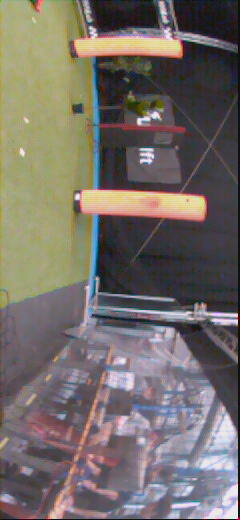
#> input picture Gate_detection/images/101094995.jpg, 240 x 520 px; its folder holds only this picture in this run
$ python gate_detection.py
#> lines starting #> are read from the running program, lines starting #| are printed output that depends on the picture; after the words box and inside, x2 and y2 are one past the last pixel; in counts of white or black regions, pixels touching at a corner belong together
#> in process_image, image is the input picture: shape (520, 240, 3); mean B, G, R 104.2, 109.1, 116.3
#!/usr/bin/env python3

"""Simple blue gate detector.

The script rotates each input image by 90 degrees and then detects blue areas,
which can correspond to the left and right posts of a gate.
"""

from __future__ import annotations

import argparse
from pathlib import Path

import cv2
import numpy as np


# HSV range for blue. These values are intentionally broad so they work as a
# simple first detector and can be tuned later with real images.
LOWER_BLUE = np.array([90, 80, 40], dtype=np.uint8)
UPPER_BLUE = np.array([140, 255, 255], dtype=np.uint8)
IMAGE_EXTENSIONS = {".jpg", ".jpeg", ".png", ".bmp", ".tif", ".tiff"}


def rotate_image_90(image: np.ndarray) -> np.ndarray:
	"""Rotate the image 90 degrees counterclockwise."""
	return cv2.rotate(image, cv2.ROTATE_90_COUNTERCLOCKWISE)
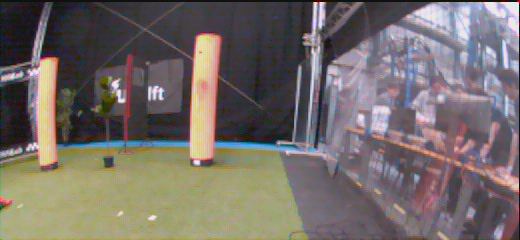
#> returned value: shape (240, 520, 3); mean of channels 0, 1, 2 104.2, 109.1, 116.3; drawn as B, G, R


def detect_blue_mask(image: np.ndarray) -> np.ndarray:
	"""Return a binary mask for blue pixels in the image."""
	hsv = cv2.cvtColor(image, cv2.COLOR_BGR2HSV)
#> hsv: shape (240, 520, 3); mean H, S, V 92.4, 59.7, 123.6
	mask = cv2.inRange(hsv, LOWER_BLUE, UPPER_BLUE)
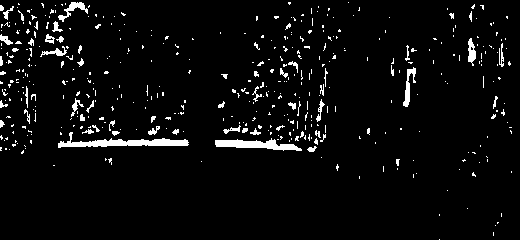
#> mask: shape (240, 520); 4.4% white; 443 white regions (388 under 20 px), largest, box (x1, y1, x2, y2) and area: (58, 132, 189, 148) 799, (215, 138, 302, 151) 581, (403, 67, 416, 107) 201

	kernel = np.ones((5, 5), np.uint8)
	mask = cv2.morphologyEx(mask, cv2.MORPH_OPEN, kernel)
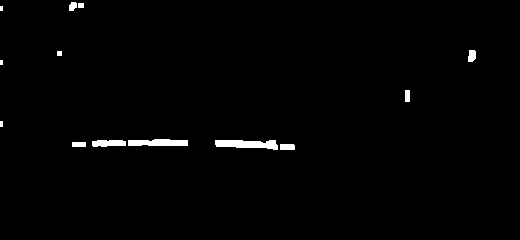
#> mask: shape (240, 520); 1.2% white; 13 white regions (3 under 20 px), largest, box (x1, y1, x2, y2) and area: (215, 140, 278, 150) 454, (128, 139, 188, 146) 367, (92, 140, 126, 147) 205
	mask = cv2.morphologyEx(mask, cv2.MORPH_CLOSE, kernel)
#> mask: shape (240, 520); 1.2% white; 10 white regions (3 under 20 px)
	return mask


def draw_blue_regions(image: np.ndarray, mask: np.ndarray) -> np.ndarray:
	"""Draw contours and bounding boxes around detected blue regions."""
	output = image.copy()
	contours, _ = cv2.findContours(mask, cv2.RETR_EXTERNAL, cv2.CHAIN_APPROX_SIMPLE)
#> contours = 10 contours, 4 with area under 20; largest, box (x1, y1, x2, y2) and area: (92, 139, 188, 147) 490, (215, 140, 295, 150) 473, (69, 0, 84, 11) 80, (468, 50, 476, 62) 66, (72, 142, 86, 147) 52, (405, 90, 410, 102) 44
	valid_boxes: list[tuple[int, int, int, int]] = []

	for contour in contours:
		area = cv2.contourArea(contour)
		if area < 200:
			continue

		x, y, w, h = cv2.boundingRect(contour)
		if w >= h:
			continue
		valid_boxes.append((x, y, w, h))
#> this loop made 10 passes
#> (contour, area) on passes 1, 5: ([[72, 142], [72, 146], [85, 146], [85, 142]], 52), ([[405, 90], [405, 101], [409, 101], [409, 90]], 44)
#> (area, x, y, w, h) on passes 2 to 3: (473, 215, 140, 80, 10), (489.5, 92, 139, 96, 8)
#> after the loop, valid_boxes = []

	if len(valid_boxes) == 2:
		left_box, right_box = sorted(valid_boxes, key=lambda box: box[0])
		left_inner_edge = left_box[0] + left_box[2]
		right_inner_edge = right_box[0]

		if right_inner_edge > left_inner_edge:
			left_top = (left_inner_edge, left_box[1])
			left_bottom = (left_inner_edge, left_box[1] + left_box[3])
			right_top = (right_inner_edge, right_box[1])
			right_bottom = (right_inner_edge, right_box[1] + right_box[3])

			trapezoid = np.array(
				[left_top, right_top, right_bottom, left_bottom],
				dtype=np.int32,
			)
			cv2.polylines(output, [trapezoid], isClosed=True, color=(0, 255, 0), thickness=2)
			return output

	for x, y, w, h in valid_boxes:
		cv2.rectangle(output, (x, y), (x + w, y + h), (0, 255, 0), 2)
#> this loop made 0 passes

	return output


def process_image(image_path: Path, output_dir: Path) -> None:
	"""Rotate an image, detect blue, and save the results."""
	image = cv2.imread(str(image_path))
	if image is None:
		print(f"Skipping unreadable image: {image_path}")
		return

	rotated = rotate_image_90(image)
	mask = detect_blue_mask(rotated)
	detected = draw_blue_regions(rotated, mask)

	output_dir.mkdir(parents=True, exist_ok=True)
	stem = image_path.stem

	cv2.imwrite(str(output_dir / f"{stem}_rotated.png"), rotated)
	cv2.imwrite(str(output_dir / f"{stem}_blue_mask.png"), mask)
	cv2.imwrite(str(output_dir / f"{stem}_blue_detected.png"), detected)

	blue_pixels = int(cv2.countNonZero(mask))
#> blue_pixels = 1538
	print(f"Processed {image_path.name}: {blue_pixels} blue pixels detected")
#| Processed 101094995.jpg: 1538 blue pixels detected


def find_images(input_path: Path) -> list[Path]:
	"""Return all images from a file or a directory."""
	if input_path.is_file():
		return [input_path]

	if input_path.is_dir():
		return sorted(
			path for path in input_path.iterdir() if path.suffix.lower() in IMAGE_EXTENSIONS
		)

	return []


def parse_args() -> argparse.Namespace:
	parser = argparse.ArgumentParser(
		description="Rotate images 90 degrees and detect blue gate regions."
	)
	parser.add_argument(
		"input",
		nargs="?",
		default=Path(__file__).resolve().parent / "images",
		type=Path,
		help="Path to an image or a folder with images.",
	)
	parser.add_argument(
		"-o",
		"--output",
		default=Path(__file__).resolve().parent / "output_gate",
		type=Path,
		help="Folder where the output images are saved.",
	)
	return parser.parse_args()


def main() -> None:
	args = parse_args()
	images = find_images(args.input)

	if not images:
		print(f"No images found in: {args.input}")
		return

	for image_path in images:
		process_image(image_path, args.output)


if __name__ == "__main__":
	main()

$ run again, on Gate_detection/images/113294930.jpg
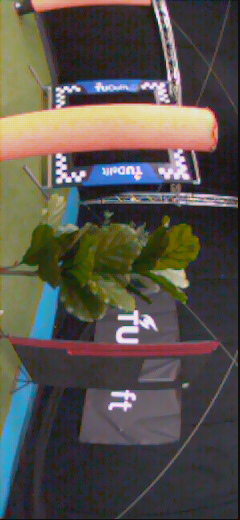
#> input picture Gate_detection/images/113294930.jpg, 240 x 520 px
#> in process_image, image is the input picture: shape (520, 240, 3); mean B, G, R 75.2, 81.9, 86.8
#> hsv: shape (240, 520, 3); mean H, S, V 82.4, 86.4, 98
#> in detect_blue_mask, `mask = cv2.morphologyEx(mask, cv2.MORPH_OPEN, kernel)`:
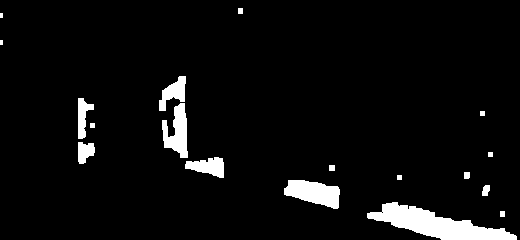
#> mask: shape (240, 520); 5.2% white; 18 white regions (2 under 20 px), largest, box (x1, y1, x2, y2) and area: (367, 202, 517, 240) 2598, (284, 180, 340, 209) 1068, (162, 103, 188, 158) 851
#> contours = 14 contours, 5 with area under 20; largest, box (x1, y1, x2, y2) and area: (367, 202, 517, 240) 2448, (159, 76, 224, 178) 1692, (284, 180, 340, 209) 998, (78, 98, 95, 164) 614, (482, 185, 490, 196) 54
#> the loop in draw_blue_regions, `for contour in contours:` made 14 passes
#> (area, x, y, w, h) on passes 2, 4, 10, 11: (2447.5, 367, 202, 150, 38), (997.5, 284, 180, 56, 29), (613.5, 78, 98, 17, 66), (1692, 159, 76, 65, 102)
#> after the loop in draw_blue_regions, `for contour in contours:`: valid_boxes = [(78, 98, 17, 66), (159, 76, 65, 102)]
#> left_box = (78, 98, 17, 66); right_box = (159, 76, 65, 102)
#> left_inner_edge = 95
#> right_inner_edge = 159
#> left_top = (95, 98)
#> left_bottom = (95, 164)
#> right_top = (159, 76)
#> right_bottom = (159, 178)
#> trapezoid = [[95, 98], [159, 76], [159, 178], [95, 164]]
#> in draw_blue_regions, `cv2.polylines(output, [trapezoid], isClosed=True, color=(0, 255, 0), t..`:
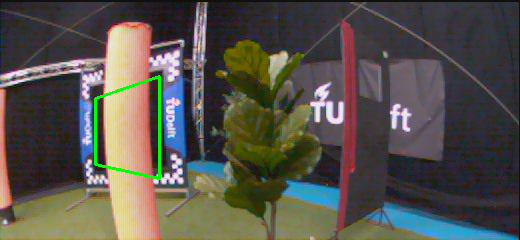
#> output: shape (240, 520, 3); mean B, G, R 74.7, 83.1, 86
#> blue_pixels = 6584
#| Processed 113294930.jpg: 6584 blue pixels detected

$ run again, on Gate_detection/images/118494841.jpg
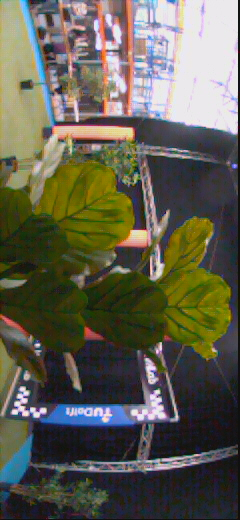
#> input picture Gate_detection/images/118494841.jpg, 240 x 520 px
#> in process_image, image is the input picture: shape (520, 240, 3); mean B, G, R 80.5, 94.9, 96.8
#> hsv: shape (240, 520, 3); mean H, S, V 75.9, 103.7, 107.9
#> in detect_blue_mask, `mask = cv2.morphologyEx(mask, cv2.MORPH_OPEN, kernel)`:
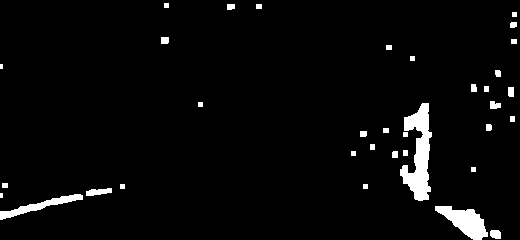
#> mask: shape (240, 520); 3.5% white; 35 white regions (2 under 20 px), largest, box (x1, y1, x2, y2) and area: (400, 103, 432, 201) 1659, (435, 206, 488, 240) 932, (0, 194, 83, 220) 574
#> contours = 32 contours, 10 with area under 20; largest, box (x1, y1, x2, y2) and area: (400, 103, 432, 201) 1567, (435, 206, 501, 240) 969, (0, 188, 112, 220) 601, (490, 101, 501, 109) 55, (508, 87, 514, 97) 44
#> the loop in draw_blue_regions, `for contour in contours:` made 32 passes
#> area on passes 8, 12, 14, 18, 19, 21, 22, 27: 29.5, 29.5, 29, 55, 44.5, 32.5, 28, 41.5
#> after the loop in draw_blue_regions, `for contour in contours:`: valid_boxes = [(400, 103, 32, 98)]
#> the loop in draw_blue_regions, `for x, y, w, h in valid_boxes:` made 1 pass
#> after the loop in draw_blue_regions, `for x, y, w, h in valid_boxes:`:
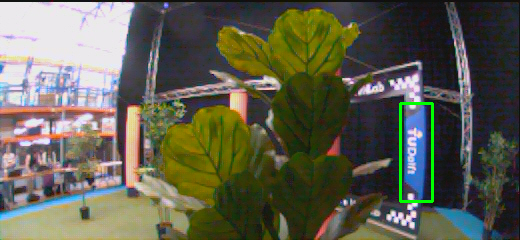
#> output: shape (240, 520, 3); mean B, G, R 80.1, 96.2, 96.5
#> blue_pixels = 4473
#| Processed 118494841.jpg: 4473 blue pixels detected

$ run again, on Gate_detection/images/102628301.jpg
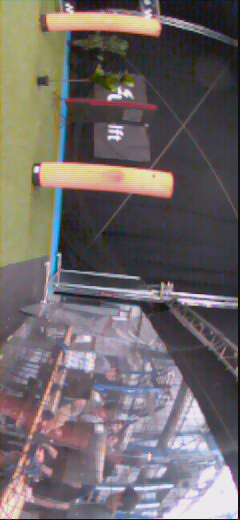
#> input picture Gate_detection/images/102628301.jpg, 240 x 520 px
#> in process_image, image is the input picture: shape (520, 240, 3); mean B, G, R 104.7, 104.4, 111.7
#> in rotate_image_90, `return cv2.rotate(image, cv2.ROTATE_90_COUNTERCLOCKWISE)`:
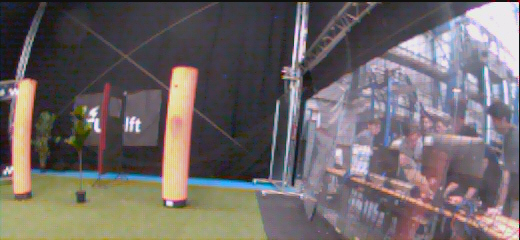
#> returned value: shape (240, 520, 3); mean of channels 0, 1, 2 104.7, 104.4, 111.7; drawn as B, G, R
#> hsv: shape (240, 520, 3); mean H, S, V 99.5, 56.7, 120.1
#> in detect_blue_mask, `mask = cv2.morphologyEx(mask, cv2.MORPH_OPEN, kernel)`:
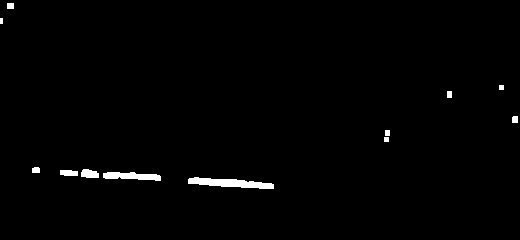
#> mask: shape (240, 520); 1.2% white; 12 white regions (1 under 20 px), largest, box (x1, y1, x2, y2) and area: (188, 177, 274, 189) 596, (103, 172, 161, 181) 359, (81, 169, 99, 178) 132
#> contours = 9 contours, 2 with area under 20; largest, box (x1, y1, x2, y2) and area: (60, 169, 161, 181) 524, (188, 177, 274, 189) 508, (384, 130, 390, 142) 43, (512, 116, 520, 123) 42, (32, 167, 40, 173) 33, (7, 3, 14, 9) 30, (447, 91, 452, 98) 24
#> the loop in draw_blue_regions, `for contour in contours:` made 9 passes
#> area on passes 3 to 5: 33, 43, 41.5
#> after the loop in draw_blue_regions, `for contour in contours:`: valid_boxes = []
#> blue_pixels = 1506
#| Processed 102628301.jpg: 1506 blue pixels detected
